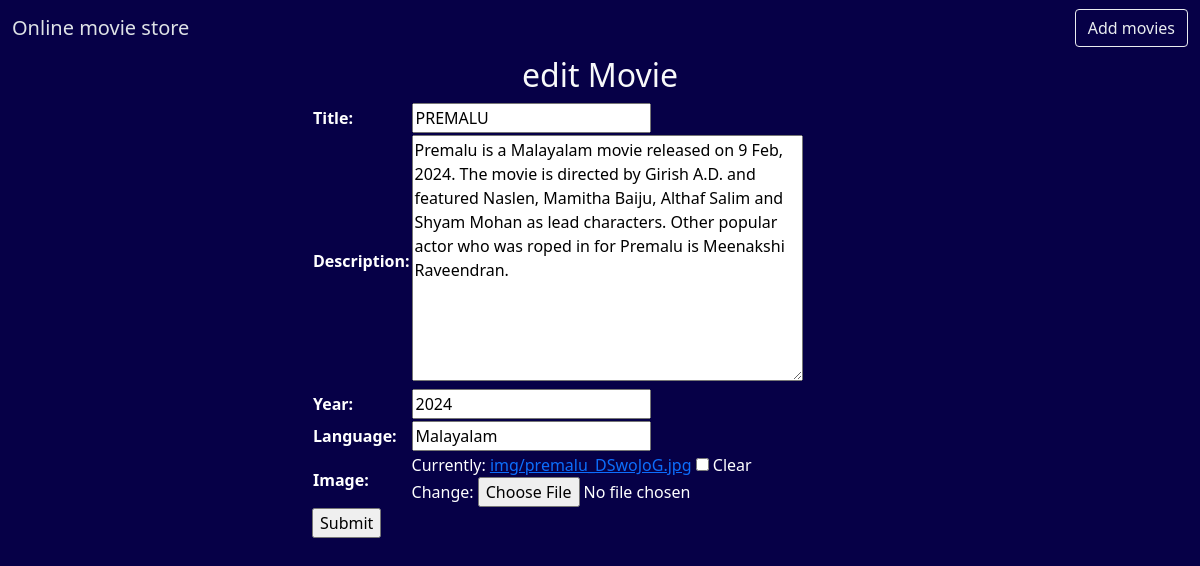
Page /edit/2 on the committed database.
### app1/models.py (models this page shows, shortened)
class Movie(models.Model):
    title=models.CharField(max_length=20)
    description=models.TextField()
    year=models.IntegerField()
    language=models.CharField(max_length=20)
    image=models.ImageField(upload_to="img",blank=True,null=True)

### app1/views.py (the view)
# urls.py: path('edit/<int:pk>',views.Edit.as_view(),name="edit"),
class Edit(UpdateView):
    model=Movie
    fields = ['title','description','year','language','image']
    template_name = 'edit.html'
    success_url = reverse_lazy('app1:home')

### templates/edit.html (shortened to what this page needs)
{% extends 'base.html' %}
{% load static %}
{% block content %}
<h2 class="text-center text-light">edit Movie</h2>
<div class="container" style="width:50%;">
<form method="POST" enctype="multipart/form-data" style="color:white;">
  <table>
    {{form.as_table}}
  </table>
  <input type="submit">
</form>
</div>
{% endblock %}

### static/css/style.css (style rules this page uses)
body { background-color:#060047; }

### templates/base.html (style rules this page uses)
body { background-color:#060047; }

### rows in the picture
Movie: title "PREMALU", description "Premalu is a Malayalam movie released on 9 Feb, 2024. The movie is directed by Girish A.D. and featured Naslen, Mamitha Baiju, Althaf Salim and Shyam Mohan as lead characters. Other popular actor who was roped in for Premalu is Meenakshi Raveendran.", year "2024", language "Malayalam"
